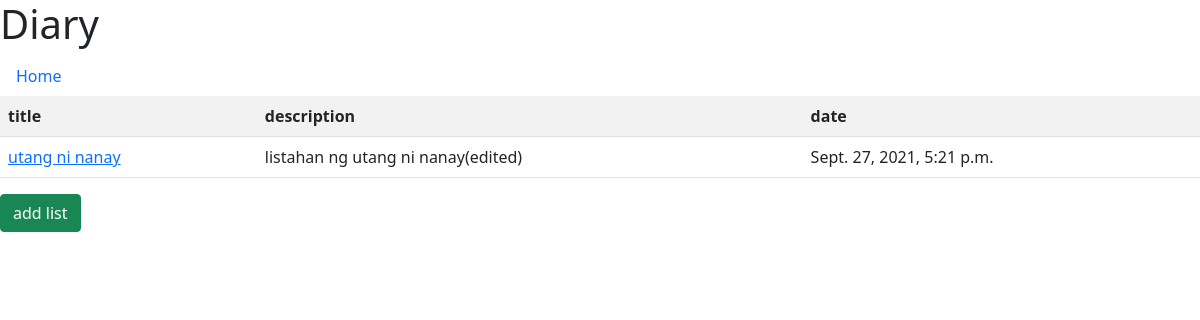
Screenshot of /list/list/ (signed in) with the database file from the repository.
### list/models.py (models this page shows, shortened)
class List(models.Model):
	title 				= models.CharField(max_length=32)
	description 		= models.TextField()
	timestamp			= models.DateTimeField(auto_now_add=True)
	user 				= models.ForeignKey(User, related_name='list', on_delete=models.CASCADE, null=True)

### list/views.py (the view)
# urls.py: path('list/', views.ListListView.as_view(), name='lists_list'),
@method_decorator(login_required, name='dispatch')
class ListListView(ListView):
	model = List
	template_name = 'list/list.html'
	context_object_name = 'lists'
	paginate_by = 10
	def get_queryset(self):
		queryset = List.objects.filter(user=self.request.user).order_by('-timestamp')
		return queryset
	def get_context_data(self, **kwargs):
		context = super(ListListView, self).get_context_data(**kwargs)
		lists = self.get_queryset()
		page = self.request.GET.get('page')
		paginator = Paginator(lists, self.paginate_by)
		lists = context['lists']
		detail_links = [reverse_lazy('list_detail', kwargs={'pk':list_obj.pk}) for list_obj in lists]
		try:
			lists = paginator.page(page)
		except PageNotAnInteger:
			lists = paginator.page(1)
		except EmptyPage:
			lists = paginator.page(paginator.num_pages)
		context['list_details'] = zip(lists, detail_links)
		context['add_list_link'] = reverse_lazy('list_create')
		context['go_home_link'] = reverse_lazy('home')
		return context

### templates/list/list.html (shortened to what this page needs)
{% extends 'diary_base.html' %}
{% block content %}
		<ul class="nav">
			<li class="nav-item">
				<a href="{{go_home_link}}" class="nav-link">Home</a>
			</li>
		</ul>
	<table class="table table-striped">
		<tr>
			<th>title</th>
			<th>description</th>
			<th>date</th>
		</tr>
		{% for entry, detail_link in list_details %}
			<tr>
				<td><a href="{{detail_link}}">{{entry.title}}</a></td>
				<td>{{entry.description}}</td>
				<td>{{entry.timestamp}}</td>
			</tr>
		{% endfor %}
	</table>
	<a href="{{add_list_link}}" class="btn btn-success" role="button">add list</a>
{% endblock %}

### rows the page displays
List: title "utang ni nanay", description "listahan ng utang ni nanay(edited)", timestamp "Sept. 27, 2021, 5:21 p.m."
